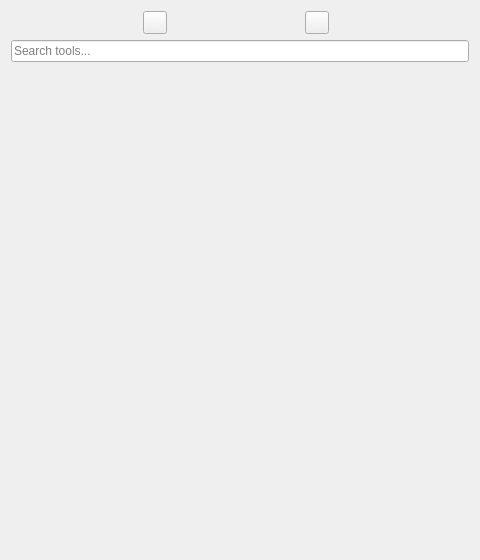
<?xml version="1.0" encoding="UTF-8"?>
<ui version="4.0">
 <class>AddToolDialog</class>
 <widget class="QDialog" name="AddToolDialog">
  <property name="geometry">
   <rect><x>0</x><y>0</y><width>480</width><height>560</height></rect>
  </property>
  <property name="windowTitle"><string>Add tool</string></property>
  <property name="modal"><bool>true</bool></property>
  <layout class="QVBoxLayout" name="RootLayout">
   <item>
    <layout class="QHBoxLayout" name="ToolbarLayout">
     <item>
      <widget class="QToolButton" name="HorizontalSplitBtn">
       <property name="toolTip"><string>Horizontal split</string></property>
       <property name="checkable"><bool>true</bool></property>
       <property name="autoExclusive"><bool>true</bool></property>
       <property name="icon"><iconset resource="../Assets/Resources.qrc"><normaloff>:/icons/split-horizontal.svg</normaloff></iconset></property>
      </widget>
     </item>
     <item>
      <widget class="QToolButton" name="VerticalSplitBtn">
       <property name="toolTip"><string>Vertical split</string></property>
       <property name="checkable"><bool>true</bool></property>
       <property name="autoExclusive"><bool>true</bool></property>
       <property name="icon"><iconset resource="../Assets/Resources.qrc"><normaloff>:/icons/split-vertical.svg</normaloff></iconset></property>
      </widget>
     </item>
     <item><spacer name="ToolbarSpacer"><property name="orientation"><enum>Qt::Horizontal</enum></property><property name="sizeType"><enum>QSizePolicy::Expanding</enum></property></spacer></item>
    </layout>
   </item>
   <item>
    <widget class="QLineEdit" name="SearchField">
     <property name="placeholderText"><string>Search tools...</string></property>
    </widget>
   </item>
   <item>
    <widget class="QScrollArea" name="ResultsScrollArea">
     <property name="frameShape"><enum>QFrame::NoFrame</enum></property>
     <property name="widgetResizable"><bool>true</bool></property>
     <widget class="QWidget" name="ResultsWidget">
      <layout class="QVBoxLayout" name="ResultsLayout">
       <property name="leftMargin"><number>0</number></property>
       <property name="topMargin"><number>0</number></property>
       <property name="rightMargin"><number>0</number></property>
       <property name="bottomMargin"><number>0</number></property>
       <property name="spacing"><number>4</number></property>
      </layout>
     </widget>
    </widget>
   </item>
  </layout>
 </widget>
 <resources><include location="../Assets/Resources.qrc"/></resources>
 <connections/>
</ui>
